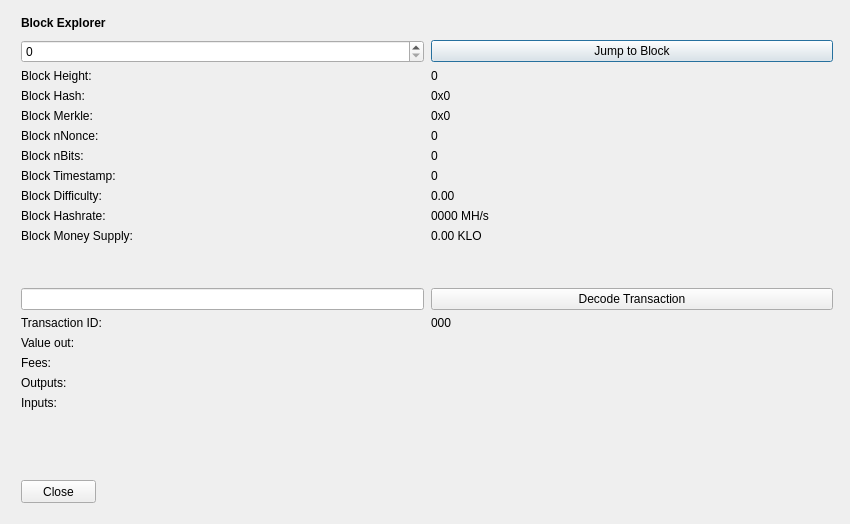
<?xml version="1.0" encoding="UTF-8"?>
<ui version="4.0">
 <class>BlockBrowser</class>
 <widget class="QDialog" name="BlockBrowser">
  <property name="windowModality">
   <enum>Qt::NonModal</enum>
  </property>
  <property name="enabled">
   <bool>true</bool>
  </property>
  <property name="geometry">
   <rect>
    <x>0</x>
    <y>0</y>
    <width>850</width>
    <height>524</height>
   </rect>
  </property>
  <property name="sizePolicy">
   <sizepolicy hsizetype="Preferred" vsizetype="Preferred">
    <horstretch>0</horstretch>
    <verstretch>0</verstretch>
   </sizepolicy>
  </property>
  <property name="minimumSize">
   <size>
    <width>0</width>
    <height>0</height>
   </size>
  </property>
  <property name="acceptDrops">
   <bool>false</bool>
  </property>
  <property name="windowTitle">
   <string>Klondike Block Explorer</string>
  </property>
  <layout class="QGridLayout">
   <property name="sizeConstraint">
    <enum>QLayout::SetMaximumSize</enum>
   </property>
   <property name="leftMargin">
    <number>21</number>
   </property>
   <property name="topMargin">
    <number>10</number>
   </property>
   <property name="rightMargin">
    <number>10</number>
   </property>
   <item row="1" column="0">
    <widget class="QWidget" name="widget" native="true">
     <widget class="QWidget" name="layoutWidgetBE1">
      <property name="geometry">
       <rect>
        <x>0</x>
        <y>0</y>
        <width>822</width>
        <height>27</height>
       </rect>
      </property>
      <layout class="QHBoxLayout" name="horizontalLayoutBE">
       <property name="spacing">
        <number>7</number>
       </property>
       <item>
        <widget class="QLabel" name="labelBlockExplorer">
         <property name="sizePolicy">
          <sizepolicy hsizetype="Preferred" vsizetype="Maximum">
           <horstretch>0</horstretch>
           <verstretch>0</verstretch>
          </sizepolicy>
         </property>
         <property name="font">
          <font>
           <weight>75</weight>
           <bold>true</bold>
          </font>
         </property>
         <property name="styleSheet">
          <string notr="true">font-weight:bold;</string>
         </property>
         <property name="text">
          <string>Block Explorer</string>
         </property>
        </widget>
       </item>
       <item>
        <spacer name="horizontalSpacerBE">
         <property name="orientation">
          <enum>Qt::Horizontal</enum>
         </property>
         <property name="sizeHint" stdset="0">
          <size>
           <width>40</width>
           <height>20</height>
          </size>
         </property>
        </spacer>
       </item>
      </layout>
     </widget>
     <widget class="QWidget" name="layoutWidgetBE2">
      <property name="geometry">
       <rect>
        <x>0</x>
        <y>30</y>
        <width>812</width>
        <height>410</height>
       </rect>
      </property>
      <layout class="QGridLayout" name="gridLayoutBE" rowstretch="0,0,0,0,0,0,0,0,0,0,0,0,0,0,0,0,0,0,0,0" columnstretch="0,0">
       <property name="sizeConstraint">
        <enum>QLayout::SetDefaultConstraint</enum>
       </property>
       <property name="horizontalSpacing">
        <number>7</number>
       </property>
       <item row="14" column="1">
        <widget class="QLabel" name="txID">
         <property name="text">
          <string>000</string>
         </property>
         <property name="textInteractionFlags">
          <set>Qt::LinksAccessibleByMouse|Qt::TextSelectableByMouse</set>
         </property>
        </widget>
       </item>
       <item row="8" column="1">
        <widget class="QLabel" name="timeBox">
         <property name="text">
          <string>0</string>
         </property>
         <property name="textInteractionFlags">
          <set>Qt::LinksAccessibleByMouse|Qt::TextSelectableByMouse</set>
         </property>
        </widget>
       </item>
       <item row="9" column="1">
        <widget class="QLabel" name="diffBox">
         <property name="text">
          <string>0.00</string>
         </property>
         <property name="textInteractionFlags">
          <set>Qt::LinksAccessibleByMouse|Qt::TextSelectableByMouse</set>
         </property>
        </widget>
       </item>
       <item row="10" column="0">
        <widget class="QLabel" name="hashRateLabel">
         <property name="text">
          <string>Block Hashrate:</string>
         </property>
        </widget>
       </item>
       <item row="9" column="0">
        <widget class="QLabel" name="diffLabel">
         <property name="text">
          <string>Block Difficulty:</string>
         </property>
        </widget>
       </item>
       <item row="17" column="1">
        <widget class="QLabel" name="outputBox">
         <property name="text">
          <string/>
         </property>
         <property name="alignment">
          <set>Qt::AlignLeading|Qt::AlignLeft|Qt::AlignTop</set>
         </property>
         <property name="textInteractionFlags">
          <set>Qt::LinksAccessibleByMouse|Qt::TextSelectableByMouse</set>
         </property>
        </widget>
       </item>
       <item row="3" column="1">
        <widget class="QLabel" name="heightLabelBE1">
         <property name="text">
          <string>0</string>
         </property>
         <property name="textInteractionFlags">
          <set>Qt::LinksAccessibleByMouse|Qt::TextSelectableByMouse</set>
         </property>
        </widget>
       </item>
       <item row="1" column="1">
        <widget class="QPushButton" name="blockButton">
         <property name="text">
          <string>Jump to Block</string>
         </property>
        </widget>
       </item>
       <item row="3" column="0">
        <widget class="QLabel" name="heightLabelBE2">
         <property name="text">
          <string>Block Height:</string>
         </property>
        </widget>
       </item>
       <item row="7" column="0">
        <widget class="QLabel" name="bitsLabel">
         <property name="text">
          <string>Block nBits:</string>
         </property>
        </widget>
       </item>
       <item row="6" column="1">
        <widget class="QLabel" name="nonceBox">
         <property name="text">
          <string>0</string>
         </property>
         <property name="textInteractionFlags">
          <set>Qt::LinksAccessibleByMouse|Qt::TextSelectableByMouse</set>
         </property>
        </widget>
       </item>
       <item row="6" column="0">
        <widget class="QLabel" name="nonceLabel">
         <property name="text">
          <string>Block nNonce:</string>
         </property>
        </widget>
       </item>
       <item row="5" column="1">
        <widget class="QLabel" name="merkleBox">
         <property name="minimumSize">
          <size>
           <width>187</width>
           <height>0</height>
          </size>
         </property>
         <property name="text">
          <string>0x0</string>
         </property>
         <property name="textInteractionFlags">
          <set>Qt::LinksAccessibleByMouse|Qt::TextSelectableByMouse</set>
         </property>
        </widget>
       </item>
       <item row="16" column="0">
        <widget class="QLabel" name="feesLabel">
         <property name="text">
          <string>Fees:</string>
         </property>
        </widget>
       </item>
       <item row="15" column="1">
        <widget class="QLabel" name="valueBox">
         <property name="text">
          <string/>
         </property>
         <property name="textInteractionFlags">
          <set>Qt::LinksAccessibleByMouse|Qt::TextSelectableByMouse</set>
         </property>
        </widget>
       </item>
       <item row="7" column="1">
        <widget class="QLabel" name="bitsBox">
         <property name="text">
          <string>0</string>
         </property>
         <property name="textInteractionFlags">
          <set>Qt::LinksAccessibleByMouse|Qt::TextSelectableByMouse</set>
         </property>
        </widget>
       </item>
       <item row="8" column="0">
        <widget class="QLabel" name="timeLabel">
         <property name="text">
          <string>Block Timestamp:</string>
         </property>
        </widget>
       </item>
       <item row="17" column="0">
        <widget class="QLabel" name="outputLabel">
         <property name="text">
          <string>Outputs:</string>
         </property>
         <property name="alignment">
          <set>Qt::AlignLeading|Qt::AlignLeft|Qt::AlignTop</set>
         </property>
        </widget>
       </item>
       <item row="1" column="0">
        <widget class="QSpinBox" name="heightBox">
         <property name="sizePolicy">
          <sizepolicy hsizetype="Preferred" vsizetype="Fixed">
           <horstretch>0</horstretch>
           <verstretch>0</verstretch>
          </sizepolicy>
         </property>
         <property name="maximum">
          <number>99999999</number>
         </property>
        </widget>
       </item>
       <item row="4" column="0">
        <widget class="QLabel" name="hashLabel">
         <property name="text">
          <string>Block Hash:</string>
         </property>
        </widget>
       </item>
       <item row="16" column="1">
        <widget class="QLabel" name="feesBox">
         <property name="text">
          <string/>
         </property>
         <property name="textInteractionFlags">
          <set>Qt::LinksAccessibleByMouse|Qt::TextSelectableByMouse</set>
         </property>
        </widget>
       </item>
       <item row="4" column="1">
        <widget class="QLabel" name="hashBox">
         <property name="enabled">
          <bool>true</bool>
         </property>
         <property name="sizePolicy">
          <sizepolicy hsizetype="Preferred" vsizetype="Preferred">
           <horstretch>0</horstretch>
           <verstretch>0</verstretch>
          </sizepolicy>
         </property>
         <property name="minimumSize">
          <size>
           <width>0</width>
           <height>0</height>
          </size>
         </property>
         <property name="text">
          <string>0x0</string>
         </property>
         <property name="textInteractionFlags">
          <set>Qt::LinksAccessibleByMouse|Qt::TextSelectableByMouse</set>
         </property>
        </widget>
       </item>
       <item row="14" column="0">
        <widget class="QLabel" name="txLabel">
         <property name="text">
          <string>Transaction ID:</string>
         </property>
        </widget>
       </item>
       <item row="15" column="0">
        <widget class="QLabel" name="valueLabel">
         <property name="text">
          <string>Value out:</string>
         </property>
        </widget>
       </item>
       <item row="13" column="0">
        <widget class="QLineEdit" name="txBox">
         <property name="sizePolicy">
          <sizepolicy hsizetype="Preferred" vsizetype="Fixed">
           <horstretch>0</horstretch>
           <verstretch>0</verstretch>
          </sizepolicy>
         </property>
         <property name="inputMask">
          <string comment="Transaction id" extracomment="Transaction id"/>
         </property>
        </widget>
       </item>
       <item row="12" column="0">
        <spacer name="verticalSpacer_2">
         <property name="orientation">
          <enum>Qt::Vertical</enum>
         </property>
         <property name="sizeHint" stdset="0">
          <size>
           <width>20</width>
           <height>20</height>
          </size>
         </property>
        </spacer>
       </item>
       <item row="10" column="1">
        <widget class="QLabel" name="hashRateBox">
         <property name="text">
          <string>0000 MH/s</string>
         </property>
         <property name="textInteractionFlags">
          <set>Qt::LinksAccessibleByMouse|Qt::TextSelectableByMouse</set>
         </property>
        </widget>
       </item>
       <item row="19" column="0">
        <spacer name="verticalSpacer">
         <property name="orientation">
          <enum>Qt::Vertical</enum>
         </property>
         <property name="sizeHint" stdset="0">
          <size>
           <width>20</width>
           <height>40</height>
          </size>
         </property>
        </spacer>
       </item>
       <item row="13" column="1">
        <widget class="QPushButton" name="txButton">
         <property name="text">
          <string>Decode Transaction</string>
         </property>
        </widget>
       </item>
       <item row="18" column="0">
        <widget class="QLabel" name="inputLabel">
         <property name="text">
          <string>Inputs:</string>
         </property>
         <property name="alignment">
          <set>Qt::AlignLeading|Qt::AlignLeft|Qt::AlignTop</set>
         </property>
        </widget>
       </item>
       <item row="5" column="0">
        <widget class="QLabel" name="merkleLabel">
         <property name="text">
          <string>Block Merkle:</string>
         </property>
        </widget>
       </item>
       <item row="18" column="1">
        <widget class="QLabel" name="inputBox">
         <property name="text">
          <string/>
         </property>
         <property name="alignment">
          <set>Qt::AlignLeading|Qt::AlignLeft|Qt::AlignTop</set>
         </property>
         <property name="textInteractionFlags">
          <set>Qt::LinksAccessibleByMouse|Qt::TextSelectableByMouse</set>
         </property>
        </widget>
       </item>
       <item row="11" column="0">
        <widget class="QLabel" name="moneySupplyLabel">
         <property name="text">
          <string>Block Money Supply:</string>
         </property>
        </widget>
       </item>
       <item row="11" column="1">
        <widget class="QLabel" name="moneySupplyBox">
         <property name="text">
          <string>0.00 KLO</string>
         </property>
         <property name="textInteractionFlags">
          <set>Qt::LinksAccessibleByMouse|Qt::TextSelectableByMouse</set>
         </property>
        </widget>
       </item>
      </layout>
     </widget>
     <widget class="QPushButton" name="closeButton">
      <property name="geometry">
       <rect>
        <x>0</x>
        <y>470</y>
        <width>75</width>
        <height>23</height>
       </rect>
      </property>
      <property name="text">
       <string>Close</string>
      </property>
     </widget>
    </widget>
   </item>
  </layout>
 </widget>
 <resources/>
 <connections/>
</ui>
